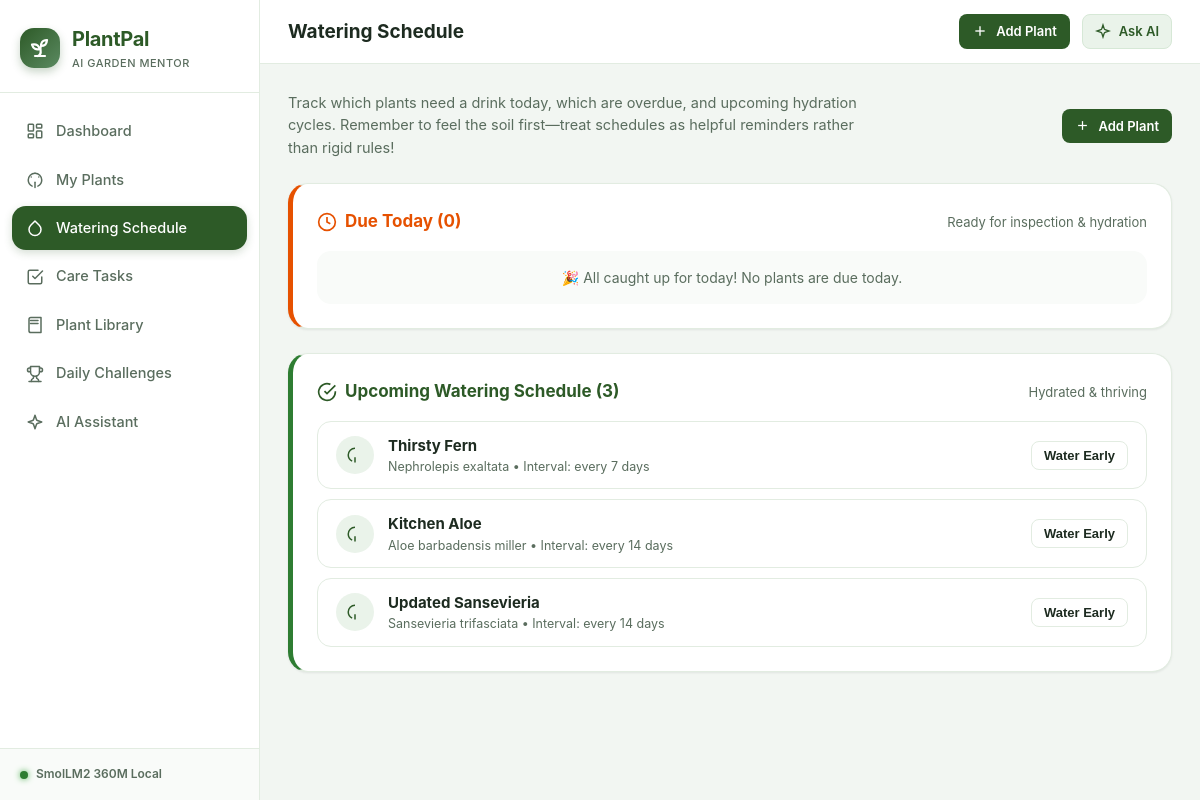
Page /scheduler on the committed database.
### tables this page shows
CREATE TABLE plants (
            id INTEGER PRIMARY KEY AUTOINCREMENT,
            name TEXT NOT NULL,
            species TEXT NOT NULL,
            location TEXT,
            sunlight TEXT NOT NULL,
            watering_interval_days INTEGER NOT NULL DEFAULT 7,
            last_watered_date TEXT NOT NULL,
            notes TEXT,
            created_at TIMESTAMP DEFAULT CURRENT_TIMESTAMP
        );

### app.py (the view)
@app.route("/scheduler")
def scheduler():
    data = database.get_scheduler_data()
    return render_template(
        "scheduler.html",
        overdue=data["overdue"],
        due_today=data["due_today"],
        upcoming=data["upcoming"],
        total_count=data["total_count"],
        active_page="scheduler"
    )

### database.py (called while the page is built)
def get_db():
    os.makedirs(INSTANCE_DIR, exist_ok=True)
    conn = sqlite3.connect(DB_PATH)
    conn.row_factory = sqlite3.Row
    conn.execute("PRAGMA foreign_keys = ON;")
    return conn

def get_all_plants(search_query=None, sunlight_filter=None):
    conn = get_db()
    cursor = conn.cursor()
    sql = "SELECT * FROM plants WHERE 1=1"
    params = []
    if search_query:
        sql += " AND (name LIKE ? OR species LIKE ? OR location LIKE ?)"
        term = f"%{search_query.strip()}%"
        params.extend([term, term, term])
    if sunlight_filter and sunlight_filter != "all":
        sql += " AND sunlight = ?"
        params.append(sunlight_filter)
    sql += " ORDER BY name COLLATE NOCASE ASC"
    cursor.execute(sql, params)
    rows = cursor.fetchall()
    conn.close()
    plants = []
    for row in rows:
        p = dict(row)
        watering_info = calculate_watering_info(p["last_watered_date"], p["watering_interval_days"])
        p.update(watering_info)
        plants.append(p)
    return plants

def get_scheduler_data():
    plants = get_all_plants()
    overdue = []
    due_today = []
    upcoming = []
    for p in plants:
        if p["status"] == "overdue":
            overdue.append(p)
        elif p["status"] == "due-today":
            due_today.append(p)
        else:
            upcoming.append(p)
    overdue.sort(key=lambda x: x["days_diff"])
    upcoming.sort(key=lambda x: x["days_diff"])
    return {
        "overdue": overdue,
        "due_today": due_today,
        "upcoming": upcoming,
        "total_count": len(plants)
    }

### templates/scheduler.html (shortened to what this page needs)
{% extends "base.html" %}
{% block page_title %}Watering Schedule{% endblock %}
{% block content %}
<div style="margin-bottom: 24px; display: flex; align-items: center; justify-content: space-between; flex-wrap: wrap; gap: 12px;">
  <p style="color: var(--text-muted); font-size: 14.5px; max-width: 600px;">
    Track which plants need a drink today, which are overdue, and upcoming hydration cycles.
    Remember to feel the soil first—treat schedules as helpful reminders rather than rigid rules!
  </p>
  <a href="{{ url_for('add_plant') }}" class="btn btn-primary btn-sm">
    <svg width="15" height="15" viewBox="0 0 24 24" fill="none" stroke="currentColor" stroke-width="2">
      <line x1="12" y1="5" x2="12" y2="19"/>
      <line x1="5" y1="12" x2="19" y2="12"/>
    </svg>
    Add Plant
  </a>
</div>
{% if total_count == 0 %}
  <div class="empty-state">
    <div class="empty-icon">
      <svg width="32" height="32" viewBox="0 0 24 24" fill="none" stroke="currentColor" stroke-width="2">
        <path d="M12 2.69l5.66 5.66a8 8 0 1 1-11.31 0z"/>
      </svg>
    </div>
    <div class="empty-title">No plants in your garden yet</div>
    <div class="empty-desc">Add plants or import from the library to generate your automatic watering schedule.</div>
    <div style="display:flex; gap:12px; justify-content:center;">
      <a href="{{ url_for('add_plant') }}" class="btn btn-primary">+ Add Plant</a>
      <a href="{{ url_for('library') }}" class="btn btn-outline">Explore Library</a>
    </div>
  </div>
{% else %}
  <div class="card" style="margin-bottom: 24px; border-left: 5px solid var(--status-today);">
    <div class="card-header" style="margin-bottom: 16px;">
      <div class="card-title" style="color: var(--status-today);">
        <svg width="20" height="20" viewBox="0 0 24 24" fill="none" stroke="currentColor" stroke-width="2">
          <circle cx="12" cy="12" r="10"/>
          <polyline points="12 6 12 12 16 14"/>
        </svg>
        Due Today ({{ due_today|length }})
      </div>
      <span style="font-size: 13px; color: var(--text-muted);">Ready for inspection & hydration</span>
    </div>
    {% if due_today and due_today|length > 0 %}
      <div style="display: flex; flex-direction: column; gap: 10px;">
        {% for plant in due_today %}
          <div class="scheduler-row" style="display: flex; align-items: center; justify-content: space-between; padding: 12px 18px; background: #fffaf0; border: 1px solid #feebc8; border-radius: var(--radius-md);">
            <div style="display: flex; align-items: center; gap: 14px;">
              <div style="width: 38px; height: 38px; border-radius: 50%; background: #feebc8; color: #dd6b20; display: flex; align-items: center; justify-content: center;">
                <svg width="18" height="18" viewBox="0 0 24 24" fill="none" stroke="currentColor" stroke-width="2">
                  <path d="M12 2.69l5.66 5.66a8 8 0 1 1-11.31 0z"/>
                </svg>
              </div>
              <div>
                <a href="{{ url_for('plant_detail', plant_id=plant.id) }}" style="font-weight: 700; color: var(--text-main); text-decoration: none;">
                  {{ plant.name }}
                </a>
                <div style="font-size: 12.5px; color: var(--text-muted);">
                  {{ plant.species }} &bull; Location: {{ plant.location or 'Indoor' }}
                </div>
              </div>
            </div>
            <div style="display: flex; align-items: center; gap: 14px;">
              <span class="plant-status-badge badge-due-today">
                Due Today
              </span>
              <button type="button" class="btn btn-primary btn-sm btn-water-ajax" data-plant-id="{{ plant.id }}">
                Water Now
              </button>
            </div>
          </div>
        {% endfor %}
      </div>
    {% else %}
      <div style="padding: 16px 20px; color: var(--text-muted); font-size: 14px; background: var(--surface-hover); border-radius: var(--radius-md); text-align: center;">
        🎉 All caught up for today! No plants are due today.
      </div>
    {% endif %}
  </div>
  <div class="card" style="border-left: 5px solid var(--status-upcoming);">
    <div class="card-header" style="margin-bottom: 16px;">
      <div class="card-title" style="color: var(--primary);">
        <svg width="20" height="20" viewBox="0 0 24 24" fill="none" stroke="currentColor" stroke-width="2">
          <path d="M22 11.08V12a10 10 0 1 1-5.93-9.14"/>
          <polyline points="22 4 12 14.01 9 11.01"/>
        </svg>
        Upcoming Watering Schedule ({{ upcoming|length }})
      </div>
      <span style="font-size: 13px; color: var(--text-muted);">Hydrated & thriving</span>
    </div>
    {% if upcoming and upcoming|length > 0 %}
      <div style="display: flex; flex-direction: column; gap: 10px;">
        {% for plant in upcoming %}
          <div class="scheduler-row" style="display: flex; align-items: center; justify-content: space-between; padding: 12px 18px; background: var(--surface); border: 1px solid var(--border); border-radius: var(--radius-md);">
            <div style="display: flex; align-items: center; gap: 14px;">
              <div style="width: 38px; height: 38px; border-radius: 50%; background: var(--primary-light); color: var(--primary); display: flex; align-items: center; justify-content: center;">
                <svg width="18" height="18" viewBox="0 0 24 24" fill="none" stroke="currentColor" stroke-width="2">
                  <path d="M12 22v-7"/>
                  <path d="M12 3a9 9 0 0 0-9 9c0 3.6 2.1 6.7 5.2 8.1"/>
                </svg>
              </div>
              <div>
                <a href="{{ url_for('plant_detail', plant_id=plant.id) }}" style="font-weight: 700; color: var(--text-main); text-decoration: none;">
                  {{ plant.name }}
                </a>
                <div style="font-size: 12.5px; color: var(--text-muted);">
                  {{ plant.species }} &bull; Interval: every {{ plant.watering_interval_days }} days
                </div>
              </div>
            </div>
            <div style="display: flex; align-items: center; gap: 14px;">
              <span class="plant-status-badge badge-upcoming">
              </span>
              <button type="button" class="btn btn-outline btn-sm btn-water-ajax" data-plant-id="{{ plant.id }}">
                Water Early
              </button>
            </div>
          </div>
        {% endfor %}
      </div>
    {% else %}
      <div style="padding: 16px 20px; color: var(--text-muted); font-size: 14px; text-align: center;">
        No upcoming schedules found.
      </div>
    {% endif %}
  </div>
{% endif %}
{% endblock %}

### static/css/style.css (style rules this page uses)
:root { --primary: #2d5a27; --primary-hover: #22471d; --primary-light: #eaf3ea; --primary-subtle: #d6e8d6; --sage: #5b8a61; --sage-light: #a3c9a8; --cream: #faf9f5; --bg-page: #f2f6f2; --surface: #ffffff; --surface-hover: #f9fbf9; --border: #e2ece1; --border-focus: #5b8a61; --text-main: #1d2b20; --text-muted: #5a6d5e; --text-light: #859889; --text-inverse: #ffffff; --status-overdue: #d32f2f; --status-overdue-bg: #ffebee; --status-today: #e65100; --status-today-bg: #fff3e0; --status-upcoming: #2e7d32; --status-upcoming-bg: #e8f5e9; --status-info: #0277bd; --status-info-bg: #e1f5fe; --accent-terra: #c86432; --accent-amber: #e59500; --sidebar-width: 260px; --header-height: 64px; --radius-sm: 8px; --radius-md: 14px; --radius-lg: 20px; --radius-full: 9999px; --shadow-sm: 0 1px 3px rgba(29, 43, 32, 0.05), 0 1px 2px rgba(29, 43, 32, 0.03); --shadow-md: 0 4px 12px rgba(29, 43, 32, 0.06), 0 1px 3px rgba(29, 43, 32, 0.04); --shadow-lg: 0 10px 25px rgba(29, 43, 32, 0.08), 0 3px 6px rgba(29, 43, 32, 0.04); --transition-fast: 150ms ease; --transition-normal: 250ms ease; }
*, *::before, *::after { box-sizing: border-box; margin: 0; padding: 0; }
body { font-family: -apple-system, BlinkMacSystemFont, "Segoe UI", Roboto, "Helvetica Neue", Arial, sans-serif; background-color: var(--bg-page); color: var(--text-main); line-height: 1.55; font-size: 15px; -webkit-font-smoothing: antialiased; }
.btn { display: inline-flex; align-items: center; justify-content: center; gap: 8px; padding: 9px 18px; border-radius: var(--radius-md); font-size: 14px; font-weight: 600; text-decoration: none; cursor: pointer; border: 1px solid transparent; transition: all var(--transition-fast); }
.btn-primary { background-color: var(--primary); color: white; }
.btn-outline { background-color: var(--surface); border-color: var(--border); color: var(--text-main); }
.btn-sm { padding: 6px 12px; font-size: 13px; border-radius: var(--radius-sm); }
.card { background-color: var(--surface); border-radius: var(--radius-lg); border: 1px solid var(--border); box-shadow: var(--shadow-sm); padding: 24px; transition: box-shadow var(--transition-fast); }
.card-header { display: flex; align-items: center; justify-content: space-between; margin-bottom: 20px; }
.card-title { font-size: 17px; font-weight: 700; color: var(--text-main); display: flex; align-items: center; gap: 8px; }
.plant-status-badge { position: absolute; top: 12px; right: 12px; font-size: 12px; font-weight: 700; padding: 4px 10px; border-radius: var(--radius-full); }
.badge-upcoming { background-color: var(--status-upcoming-bg); color: var(--status-upcoming); border: 1px solid #c8e6c9; }

### rows in the picture
plants: name "Thirsty Fern", species "Nephrolepis exaltata", watering_interval_days "7"
plants: name "Kitchen Aloe", species "Aloe barbadensis miller", watering_interval_days "14"
plants: name "Updated Sansevieria", species "Sansevieria trifasciata", watering_interval_days "14"

### other values in the picture
{{ due_today|length }} "0"
{{ upcoming|length }} "3"
